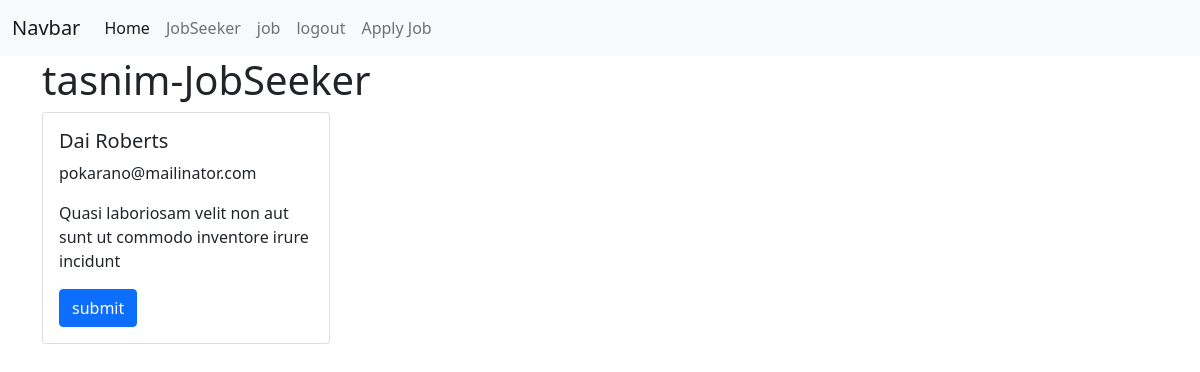
Before: /home (signed in) with the older database file.
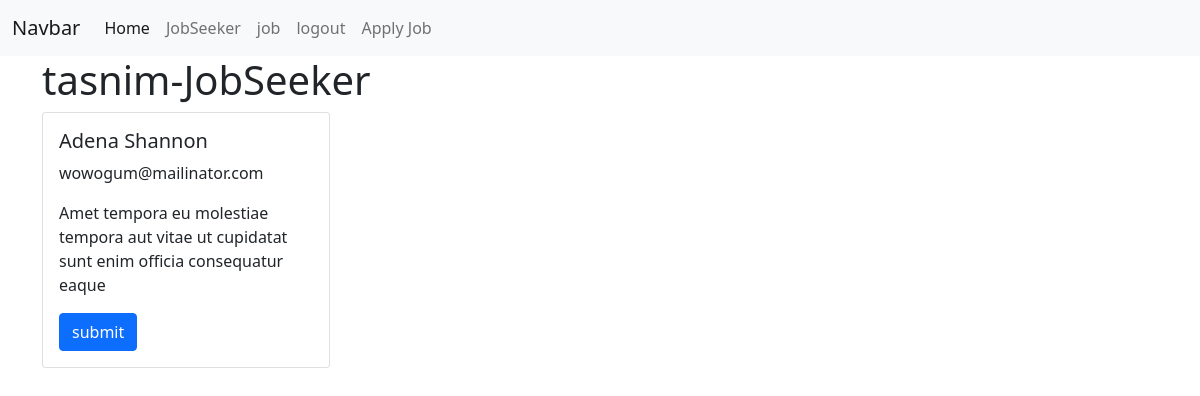
After: the same page with the newer database file.
### jobApp/models.py (models this page shows, shortened)
class JobSeekerProfile(models.Model):
    user = models.OneToOneField(UserModel,on_delete=models.CASCADE,null=True)
    name = models.CharField(max_length=100,null=True)
    email = models.EmailField(null=True)
    skill = models.CharField(max_length=100,null=True)

### jobApp/views.py (the view)
# urls.py: path('home',home,name='home'),
@login_required
def home(request):
     form = JobSeekerProfile.objects.all()
     context = {
          'form' : form,
          'btn':'submit'
     }
     return render(request,'pages/home.html',context)

### jobApp/models.py (called while the page is built)
    def __str__(self):
        return self.username

### jobApp/templates/pages/home.html
{% extends 'auth/base.html' %}
{% block body %}
<h1>{{request.user}}-{{request.user.user_types}}</h1>
{% for i in form %}
<div class="card" style="width: 18rem;">
  <div class="card-body">
    <h5 class="card-title">{{i.name}}</h5>
    <p class="card-text">{{i.email}}</p>
    <p class="card-text">{{i.skill}}</p>
    <a href="#" class="btn btn-primary">{{btn}}</a>
  </div>
</div>
{% endfor %}
{% endblock body %}

Changed rows visible on the page:
changed JobSeekerProfile: name "Dai Roberts" → "Adena Shannon"; email "pokarano@mailinator.com" → "wowogum@mailinator.com"; skill "Quasi laboriosam velit non aut sunt ut commodo inventore irure incidunt" → "Amet tempora eu molestiae tempora aut vitae ut cupidatat sunt enim officia consequatur eaque"
